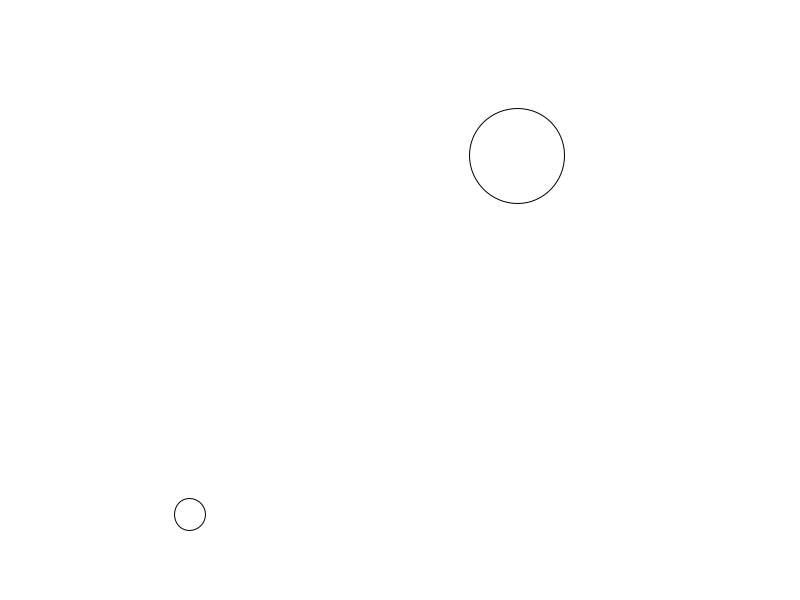
Frame 1 (no input)
Frame 60 (the mouse pressed at the canvas centre just before this capture): identical to frame 1, image omitted
Frame 120 (the mouse held since frame 60 and released just before this capture): identical to frame 1, image omitted

The Processing sketch that drew this single still picture (run headless with seeded random() and noise(); from frame 60 on, the mouse is pressed at the canvas centre):

// Processing sketch: objetos_01
// ── objetos_01.pde
class pelota {
  //atributos de posición y tamaño de la clase
  float x, y;
  float diametro; 
  //contructor
  pelota (float a, float b) {
    x=a;
    y=b;
    diametro=random(100);
  }

  void dibujapelota() {
    ellipse (x, y, diametro, diametro);
  }
}

pelota pelota1, pelota2;
void setup() {
  size (800, 600);
  pelota1= new pelota (random (width), random(height));
  pelota2= new pelota (random (width), random(height));
}

void draw() {
  background (255);
  pelota1.dibujapelota();
  pelota2.dibujapelota();
}
